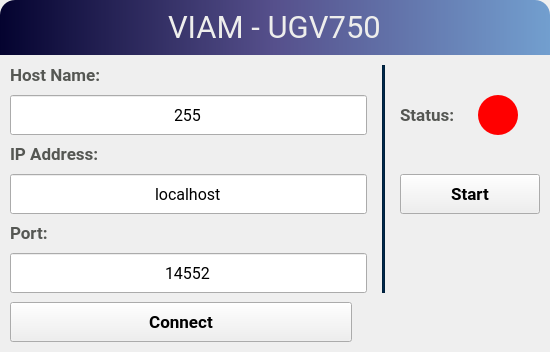
            <widget class="QFrame" name="UGV3">
             <property name="minimumSize">
              <size>
               <width>550</width>
               <height>0</height>
              </size>
             </property>
             <property name="maximumSize">
              <size>
               <width>550</width>
               <height>16777215</height>
              </size>
             </property>
             <property name="styleSheet">
              <string notr="true"/>
             </property>
             <layout class="QVBoxLayout" name="verticalLayout_22" stretch="60,300">
              <property name="spacing">
               <number>0</number>
              </property>
              <property name="leftMargin">
               <number>0</number>
              </property>
              <property name="topMargin">
               <number>0</number>
              </property>
              <property name="rightMargin">
               <number>0</number>
              </property>
              <property name="bottomMargin">
               <number>0</number>
              </property>
              <item>
               <widget class="QFrame" name="frame_7">
                <property name="styleSheet">
                 <string notr="true">QFrame{
	border-top-left-radius: 15;
	border-top-right-radius: 15;
	border-style: solid;
	border-color:rgb(0, 41, 77);
	background-color: qlineargradient(spread: pad, x1:0, y1:0, x2:1, y2:0, stop:0 rgb(4, 3, 47), stop:0.5 rgb(86, 80, 140), stop:1 rgb(114, 159, 207));
}</string>
                </property>
                <property name="lineWidth">
                 <number>0</number>
                </property>
                <layout class="QVBoxLayout" name="verticalLayout_23">
                 <item alignment="Qt::AlignHCenter">
                  <widget class="QLabel" name="Robot_label1_3">
                   <property name="font">
                    <font>
                     <family>Roboto</family>
                     <pointsize>23</pointsize>
                    </font>
                   </property>
                   <property name="styleSheet">
                    <string notr="true">QLabel{
background-color: transparent; 
color: rgb(238, 238, 236);
}</string>
                   </property>
                   <property name="text">
                    <string>VIAM - UGV750</string>
                   </property>
                  </widget>
                 </item>
                </layout>
               </widget>
              </item>
              <item>
               <widget class="QFrame" name="ManageUGV3">
                <property name="styleSheet">
                 <string notr="true"/>
                </property>
                <property name="frameShape">
                 <enum>QFrame::NoFrame</enum>
                </property>
                <property name="frameShadow">
                 <enum>QFrame::Plain</enum>
                </property>
                <property name="lineWidth">
                 <number>1</number>
                </property>
                <layout class="QGridLayout" name="gridLayout_9" columnstretch="100,0,0,0,0">
                 <property name="leftMargin">
                  <number>10</number>
                 </property>
                 <property name="topMargin">
                  <number>10</number>
                 </property>
                 <property name="rightMargin">
                  <number>10</number>
                 </property>
                 <property name="bottomMargin">
                  <number>10</number>
                 </property>
                 <property name="horizontalSpacing">
                  <number>15</number>
                 </property>
                 <property name="verticalSpacing">
                  <number>9</number>
                 </property>
                 <item row="1" column="4" alignment="Qt::AlignLeft">
                  <widget class="QLabel" name="Status_UGV3">
                   <property name="minimumSize">
                    <size>
                     <width>40</width>
                     <height>20</height>
                    </size>
                   </property>
                   <property name="maximumSize">
                    <size>
                     <width>40</width>
                     <height>40</height>
                    </size>
                   </property>
                   <property name="styleSheet">
                    <string notr="true">QLabel{background-color: red;border-radius: 20px; }</string>
                   </property>
                   <property name="text">
                    <string/>
                   </property>
                  </widget>
                 </item>
                 <item row="1" column="3" alignment="Qt::AlignLeft">
                  <widget class="QLabel" name="label_15">
                   <property name="font">
                    <font>
                     <family>Roboto</family>
                     <pointsize>13</pointsize>
                     <weight>75</weight>
                     <bold>true</bold>
                    </font>
                   </property>
                   <property name="styleSheet">
                    <string notr="true">color: rgb(85, 87, 83)</string>
                   </property>
                   <property name="text">
                    <string>Status:</string>
                   </property>
                  </widget>
                 </item>
                 <item row="0" column="2" rowspan="6">
                  <widget class="QLabel" name="label_16">
                   <property name="maximumSize">
                    <size>
                     <width>3</width>
                     <height>16777215</height>
                    </size>
                   </property>
                   <property name="styleSheet">
                    <string notr="true">background-color: rgb(0, 41, 77);</string>
                   </property>
                   <property name="frameShape">
                    <enum>QFrame::StyledPanel</enum>
                   </property>
                   <property name="text">
                    <string/>
                   </property>
                  </widget>
                 </item>
                 <item row="2" column="0" colspan="2">
                  <widget class="QLabel" name="label_17">
                   <property name="font">
                    <font>
                     <family>Roboto</family>
                     <pointsize>13</pointsize>
                     <weight>75</weight>
                     <bold>true</bold>
                    </font>
                   </property>
                   <property name="styleSheet">
                    <string notr="true">color: rgb(85, 87, 83)</string>
                   </property>
                   <property name="text">
                    <string>IP Address:</string>
                   </property>
                  </widget>
                 </item>
                 <item row="5" column="0" colspan="2">
                  <widget class="QLineEdit" name="Port_UGV3">
                   <property name="sizePolicy">
                    <sizepolicy hsizetype="Preferred" vsizetype="Preferred">
                     <horstretch>0</horstretch>
                     <verstretch>0</verstretch>
                    </sizepolicy>
                   </property>
                   <property name="minimumSize">
                    <size>
                     <width>250</width>
                     <height>40</height>
                    </size>
                   </property>
                   <property name="font">
                    <font>
                     <family>Roboto</family>
                     <pointsize>12</pointsize>
                    </font>
                   </property>
                   <property name="statusTip">
                    <string/>
                   </property>
                   <property name="styleSheet">
                    <string notr="true"/>
                   </property>
                   <property name="text">
                    <string>14552</string>
                   </property>
                   <property name="alignment">
                    <set>Qt::AlignCenter</set>
                   </property>
                  </widget>
                 </item>
                 <item row="1" column="0" colspan="2">
                  <widget class="QLineEdit" name="SystemID_UGV3">
                   <property name="sizePolicy">
                    <sizepolicy hsizetype="Preferred" vsizetype="Preferred">
                     <horstretch>0</horstretch>
                     <verstretch>0</verstretch>
                    </sizepolicy>
                   </property>
                   <property name="minimumSize">
                    <size>
                     <width>0</width>
                     <height>40</height>
                    </size>
                   </property>
                   <property name="font">
                    <font>
                     <family>Roboto</family>
                     <pointsize>12</pointsize>
                    </font>
                   </property>
                   <property name="statusTip">
                    <string/>
                   </property>
                   <property name="styleSheet">
                    <string notr="true"/>
                   </property>
                   <property name="text">
                    <string>255</string>
                   </property>
                   <property name="alignment">
                    <set>Qt::AlignCenter</set>
                   </property>
                  </widget>
                 </item>
                 <item row="0" column="0" colspan="2">
                  <widget class="QLabel" name="label_18">
                   <property name="font">
                    <font>
                     <family>Roboto</family>
                     <pointsize>13</pointsize>
                     <weight>75</weight>
                     <bold>true</bold>
                    </font>
                   </property>
                   <property name="styleSheet">
                    <string notr="true">color: rgb(85, 87, 83)</string>
                   </property>
                   <property name="text">
                    <string>Host Name:</string>
                   </property>
                  </widget>
                 </item>
                 <item row="3" column="3" colspan="2" alignment="Qt::AlignHCenter">
                  <widget class="QPushButton" name="Start_UGV3">
                   <property name="sizePolicy">
                    <sizepolicy hsizetype="Preferred" vsizetype="Preferred">
                     <horstretch>0</horstretch>
                     <verstretch>0</verstretch>
                    </sizepolicy>
                   </property>
                   <property name="minimumSize">
                    <size>
                     <width>140</width>
                     <height>20</height>
                    </size>
                   </property>
                   <property name="maximumSize">
                    <size>
                     <width>300</width>
                     <height>16777215</height>
                    </size>
                   </property>
                   <property name="font">
                    <font>
                     <family>Roboto</family>
                     <pointsize>13</pointsize>
                     <weight>75</weight>
                     <bold>true</bold>
                    </font>
                   </property>
                   <property name="text">
                    <string>Start</string>
                   </property>
                  </widget>
                 </item>
                 <item row="3" column="0" colspan="2">
                  <widget class="QLineEdit" name="IPAddress_UGV3">
                   <property name="sizePolicy">
                    <sizepolicy hsizetype="Preferred" vsizetype="Preferred">
                     <horstretch>0</horstretch>
                     <verstretch>0</verstretch>
                    </sizepolicy>
                   </property>
                   <property name="minimumSize">
                    <size>
                     <width>250</width>
                     <height>40</height>
                    </size>
                   </property>
                   <property name="font">
                    <font>
                     <family>Roboto</family>
                     <pointsize>12</pointsize>
                    </font>
                   </property>
                   <property name="statusTip">
                    <string/>
                   </property>
                   <property name="styleSheet">
                    <string notr="true"/>
                   </property>
                   <property name="text">
                    <string>localhost</string>
                   </property>
                   <property name="alignment">
                    <set>Qt::AlignCenter</set>
                   </property>
                  </widget>
                 </item>
                 <item row="4" column="0">
                  <widget class="QLabel" name="label_19">
                   <property name="font">
                    <font>
                     <family>Roboto</family>
                     <pointsize>13</pointsize>
                     <weight>75</weight>
                     <bold>true</bold>
                    </font>
                   </property>
                   <property name="styleSheet">
                    <string notr="true">color: rgb(85, 87, 83)</string>
                   </property>
                   <property name="text">
                    <string>Port:</string>
                   </property>
                  </widget>
                 </item>
                 <item row="6" column="0">
                  <widget class="QPushButton" name="Connect_UGV3">
                   <property name="sizePolicy">
                    <sizepolicy hsizetype="Preferred" vsizetype="Preferred">
                     <horstretch>0</horstretch>
                     <verstretch>0</verstretch>
                    </sizepolicy>
                   </property>
                   <property name="minimumSize">
                    <size>
                     <width>150</width>
                     <height>40</height>
                    </size>
                   </property>
                   <property name="font">
                    <font>
                     <family>Roboto</family>
                     <pointsize>13</pointsize>
                     <weight>75</weight>
                     <bold>true</bold>
                    </font>
                   </property>
                   <property name="styleSheet">
                    <string notr="true"/>
                   </property>
                   <property name="text">
                    <string>Connect</string>
                   </property>
                  </widget>
                 </item>
                </layout>
               </widget>
              </item>
             </layout>
            </widget>
